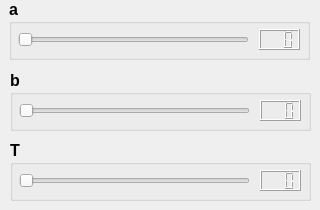
      <widget class="QWidget" name="tab_Func_RemMBImg_IF">
       <attribute name="title">
        <string>Inverse filter</string>
       </attribute>
       <widget class="QGroupBox" name="groupBox_Func_RemMBImg_IF_A">
        <property name="geometry">
         <rect>
          <x>9</x>
          <y>-1</y>
          <width>301</width>
          <height>61</height>
         </rect>
        </property>
        <property name="font">
         <font>
          <pointsize>12</pointsize>
          <weight>75</weight>
          <bold>true</bold>
         </font>
        </property>
        <property name="title">
         <string>a</string>
        </property>
        <widget class="QSlider" name="horizontalSlider_Func_RemMBImg_IF_A">
         <property name="geometry">
          <rect>
           <x>9</x>
           <y>30</y>
           <width>231</width>
           <height>21</height>
          </rect>
         </property>
         <property name="orientation">
          <enum>Qt::Horizontal</enum>
         </property>
        </widget>
        <widget class="QLCDNumber" name="lcdNumber_Func_RemMBImg_IF_A">
         <property name="geometry">
          <rect>
           <x>250</x>
           <y>30</y>
           <width>41</width>
           <height>21</height>
          </rect>
         </property>
         <property name="digitCount">
          <number>3</number>
         </property>
        </widget>
       </widget>
       <widget class="QGroupBox" name="groupBox_Func_RemMBImg_IF_B">
        <property name="geometry">
         <rect>
          <x>10</x>
          <y>70</y>
          <width>301</width>
          <height>61</height>
         </rect>
        </property>
        <property name="font">
         <font>
          <pointsize>12</pointsize>
          <weight>75</weight>
          <bold>true</bold>
         </font>
        </property>
        <property name="title">
         <string>b</string>
        </property>
        <widget class="QSlider" name="horizontalSlider_Func_RemMBImg_IF_B">
         <property name="geometry">
          <rect>
           <x>9</x>
           <y>30</y>
           <width>231</width>
           <height>21</height>
          </rect>
         </property>
         <property name="orientation">
          <enum>Qt::Horizontal</enum>
         </property>
        </widget>
        <widget class="QLCDNumber" name="lcdNumber_Func_RemMBImg_IF_B">
         <property name="geometry">
          <rect>
           <x>250</x>
           <y>30</y>
           <width>41</width>
           <height>21</height>
          </rect>
         </property>
         <property name="digitCount">
          <number>3</number>
         </property>
        </widget>
       </widget>
       <widget class="QGroupBox" name="groupBox_Func_RemMBImg_IF_T">
        <property name="geometry">
         <rect>
          <x>10</x>
          <y>140</y>
          <width>301</width>
          <height>61</height>
         </rect>
        </property>
        <property name="font">
         <font>
          <pointsize>12</pointsize>
          <weight>75</weight>
          <bold>true</bold>
         </font>
        </property>
        <property name="title">
         <string>T</string>
        </property>
        <widget class="QSlider" name="horizontalSlider_Func_RemMBImg_IF_T">
         <property name="geometry">
          <rect>
           <x>9</x>
           <y>30</y>
           <width>231</width>
           <height>21</height>
          </rect>
         </property>
         <property name="orientation">
          <enum>Qt::Horizontal</enum>
         </property>
        </widget>
        <widget class="QLCDNumber" name="lcdNumber_Func_RemMBImg_IF_T">
         <property name="geometry">
          <rect>
           <x>250</x>
           <y>30</y>
           <width>41</width>
           <height>21</height>
          </rect>
         </property>
         <property name="digitCount">
          <number>3</number>
         </property>
        </widget>
       </widget>
      </widget>
